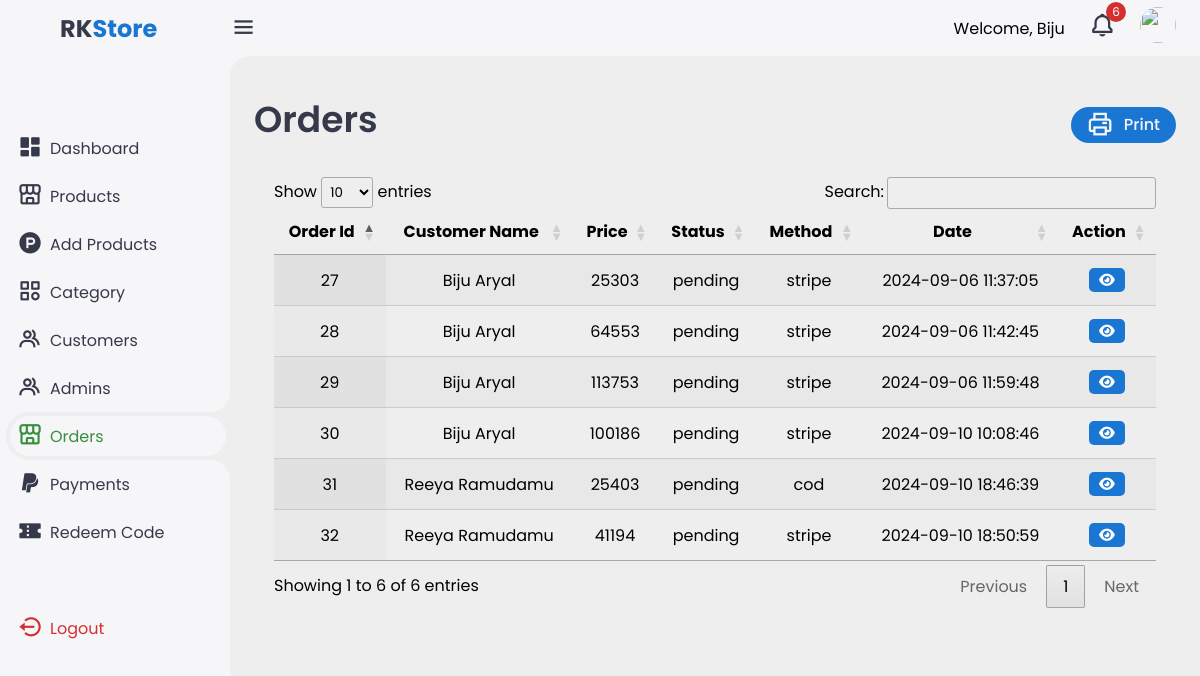
Before: /admin/orders.php (signed in) with the older database file.
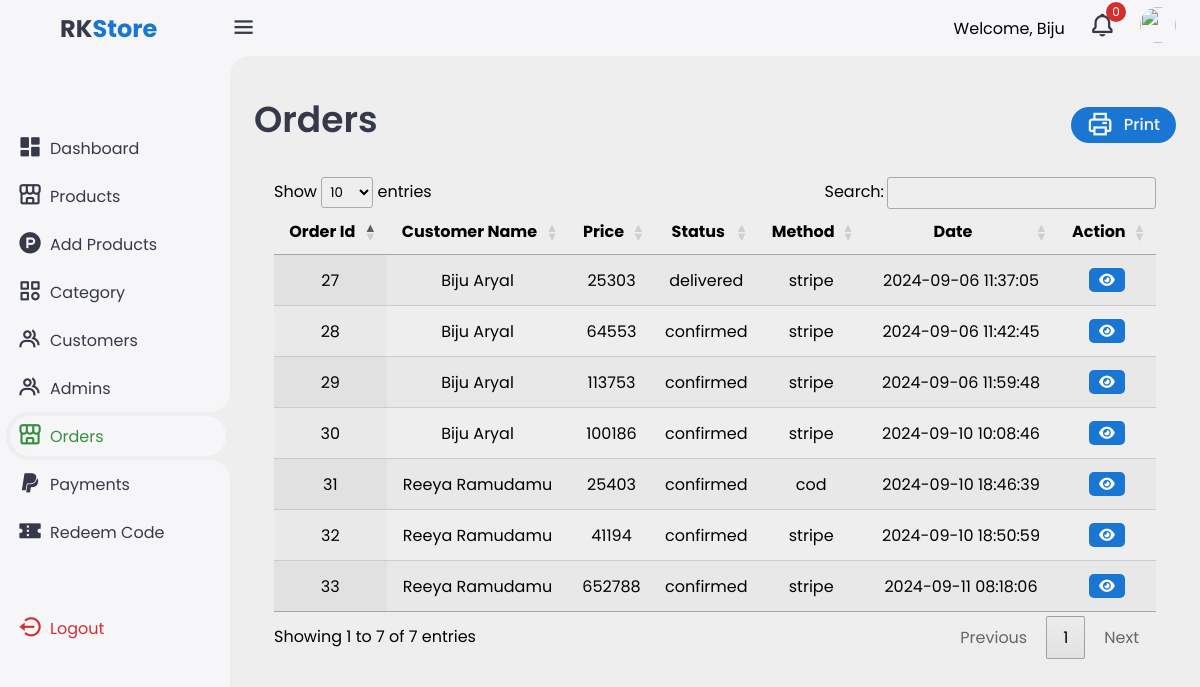
After: the same page with the newer database file.
### tables this page shows
CREATE TABLE `orders` (
  `order_id` int(11) NOT NULL,
  `user_id` int(11) DEFAULT NULL,
  `order_date` timestamp NOT NULL DEFAULT current_timestamp(),
  `status` enum('pending','confirmed','delivered','cancelled','dispatched') DEFAULT 'pending',
  `total_amount` decimal(10,0) NOT NULL,
  `shipping_address` text NOT NULL,
  `billing_address` text NOT NULL,
  `payment_method` varchar(50) DEFAULT NULL,
  `payment_status` enum('paid','pending','failed') DEFAULT 'pending',
  `tracking_number` varchar(100) DEFAULT NULL,
  `created_at` timestamp NOT NULL DEFAULT current_timestamp(),
  `updated_at` timestamp NOT NULL DEFAULT current_timestamp() ON UPDATE current_timestamp()
);

CREATE TABLE `users` (
  `user_id` int(11) NOT NULL,
  `first_name` varchar(50) NOT NULL,
  `last_name` varchar(50) NOT NULL,
  `profile_pic` varchar(255) DEFAULT NULL,
  `email` varchar(100) NOT NULL,
  `password` varchar(255) NOT NULL,
  `phone_number` varchar(15) DEFAULT NULL,
  `address` varchar(255) DEFAULT NULL,
  `street` varchar(255) DEFAULT NULL,
  `apartment` varchar(255) DEFAULT NULL,
  `city` varchar(255) DEFAULT NULL,
  `status` enum('active','disabled') DEFAULT 'active',
  `verification` enum('verified','unverified') DEFAULT 'unverified',
  `verification_token` varchar(255) DEFAULT NULL,
  `created_at` timestamp NULL DEFAULT NULL,
  `updated_at` timestamp NOT NULL DEFAULT current_timestamp() ON UPDATE current_timestamp()
);

### admin/orders.php (the view, shortened to what this page needs)
<?php
include_once("./include/sidebar.php");
include_once('./php/connection.php');
?>
<main>
    <div class="header">
        <div class="left">
            <h1>Orders</h1>
        </div>
        <a href="#" class="report" onclick="printOrders()">
            <i class='bx bx-printer'></i>
            <span>Print</span>
        </a>
    </div>
    <div class="container">
        <?php
        $sql = "SELECT * FROM orders";
        $result = mysqli_query($conn, $sql);
        ?>
        <table id="example" class="display responsive nowrap" style="width:100%;">
            <thead>
                <tr>
                    <th>Order Id</th>
                    <th>Customer Name</th>
                    <th>Price</th>
                    <th>Status</th>
                    <th>Method</th>
                    <th>Date</th>
                    <th>Action</th>
                </tr>
            </thead>
            <tbody>
                <?php
                if (mysqli_num_rows($result) > 0) {
                    while ($row = mysqli_fetch_assoc($result)) {
                        $userId = $row['user_id'];
                        $userSql = "SELECT * FROM users WHERE user_id='$userId'";
                        $rowUser = mysqli_fetch_assoc(mysqli_query($conn,$userSql));
                        echo "<tr>";
                        echo "<td>" . $row['order_id'] . "</td>";
                        echo "<td>" . $rowUser['first_name'] ." ". $rowUser['last_name'] . "</td>";
                        echo "<td>" . $row['total_amount'] . "</td>";
                        echo "<td>" . $row['status'] . "</td>";
                        echo "<td>" . $row['payment_method'] . "</td>";
                        echo "<td>" . $row['order_date'] . "</td>";
                        echo "<td class='actions'>
                         <a href='./view-orders.php?orderId=" . $row['order_id'] . "'><i class='fa fa-eye edit'></i></a>
                      </td>";
                        echo "</tr>";
                    }
                } else {
                    echo "<tr><td colspan='7'>No Orders found</td></tr>";
                }
                ?>
            </tbody>
        </table>
    </div>
</main>
</div>
</body>
</html>

### admin/include/sidebar.php (shortened to what this page needs)
<?php
$connection = mysqli_connect("localhost", "root", "", "rk_db");
?>
<!DOCTYPE html>
<html lang="en">
<head>
    <link href='https://unpkg.com/boxicons@2.1.4/css/boxicons.min.css' rel='stylesheet'>
    <link rel="stylesheet" href="https://cdnjs.cloudflare.com/ajax/libs/font-awesome/6.6.0/css/all.min.css">
    <link rel="stylesheet" href="https://unicons.iconscout.com/release/v3.0.6/css/line.css">
    <link rel="stylesheet" href="./css/style.css">
    <link rel="stylesheet" href="https://cdn.datatables.net/1.10.19/css/jquery.dataTables.min.css">
    <link rel="stylesheet" href="https://cdn.datatables.net/responsive/2.2.3/css/responsive.dataTables.min.css">
</head>
<body>
    <div class="sidebar">
        <a href="#" class="logo">
            <div class="logo-name"><span>RK</span>Store</div>
        </a>
        <ul class="side-menu">
            <li class="active"><a href="index.php"><i class='bx bxs-dashboard'></i>Dashboard</a></li>
            <li><a href="products.php"><i class='bx bx-store-alt'></i>Products</a></li>
            <li><a href="add-product.php"><i class='bx bxl-product-hunt'></i>Add Products</a></li>
            <li><a href="category.php"><i class='bx bx-category'></i>Category</a></li>
            <li><a href="users.php"><i class='bx bx-group'></i>Customers</a></li>
            <li><a href="admin.php"><i class='bx bx-group'></i>Admins</a></li>
            <li><a href="orders.php"><i class='bx bx-store-alt'></i>Orders</a></li>
            <li><a href="payments.php"><i class='bx bxl-paypal'></i>Payments</a></li>
            <li><a href="redeem-code.php"><i class='bx bxs-coupon'></i>Redeem Code</a></li>
        </ul>
        <ul class="side-menu">
            <li>
                <a href="./include/logout.php" class="logout">
                    <i class='bx bx-log-out-circle'></i>
                    Logout
                </a>
            </li>
        </ul>
    </div>
    <div class="content">
        <nav>
            <i class='bx bx-menu'></i>
            <?php
            $sqli = "SELECT * FROM orders WHERE status='pending'";
            $resulti = mysqli_query($connection, $sqli);
            ?>
            <p>Welcome, <?php echo $_SESSION['name']; ?></p>
            <div class="notif">
                <a href="#">
                    <i class='bx bx-bell'></i>
                    <span class="count"><?php echo mysqli_num_rows($resulti); ?></span>
                </a>
            </div>
            <a href="settings.php" class="profile">
                <img src="../logo.png">
            </a>
        </nav>

### admin/css/style.css (style rules this page uses)
:root { --light: #f6f6f9; --primary: #1976d2; --light-primary: #cfe8ff; --grey: #eee; --dark-grey: #aaaaaa; --dark: #363949; --danger: #d32f2f; --light-danger: #fecdd3; --warning: #fbc02d; --light-warning: #fff2c6; --success: #388e3c; --light-success: #bbf7d0; }
* { margin: 0; padding: 0; box-sizing: border-box; font-family: "Poppins", sans-serif; }
.bx { font-size: 1.7rem; }
a { text-decoration: none; }
li { list-style: none; }
html { overflow-x: hidden; }
body { background: var(--grey); overflow-x: hidden; }
.sidebar { position: fixed; top: 0; left: 0; background: var(--light); width: 230px; height: 100%; z-index: 2000; overflow-x: hidden; scrollbar-width: none; transition: all 0.3s ease; }
.sidebar .logo { font-size: 24px; font-weight: 700; height: 56px; display: flex; align-items: center; color: var(--primary); z-index: 500; padding-bottom: 20px; box-sizing: content-box; }
.sidebar .logo .logo-name span { color: var(--dark); }
.sidebar .side-menu { width: 100%; margin-top: 48px; }
.sidebar .side-menu li { height: 48px; background: transparent; margin-left: 6px; border-radius: 48px 0 0 48px; padding: 4px; }
.sidebar .side-menu li.active { background: var(--grey); position: relative; }
.sidebar .side-menu li.active::before { content: ""; position: absolute; width: 40px; height: 40px; border-radius: 50%; top: -40px; right: 0; box-shadow: 20px 20px 0 var(--grey); z-index: -1; }
.sidebar .side-menu li.active::after { content: ""; position: absolute; width: 40px; height: 40px; border-radius: 50%; bottom: -40px; right: 0; box-shadow: 20px -20px 0 var(--grey); z-index: -1; }
.sidebar .side-menu li a { width: 100%; height: 100%; background: var(--light); display: flex; align-items: center; border-radius: 48px; font-size: 16px; color: var(--dark); white-space: nowrap; overflow-x: hidden; transition: all 0.3s ease; }
.sidebar .side-menu li.active a { color: var(--success); }
.sidebar .side-menu li a .bx { min-width: calc(60px - ((4px + 6px) * 2)); display: flex; font-size: 1.6rem; justify-content: center; }
.sidebar .side-menu li a.logout { color: var(--danger); }
.content { position: relative; width: calc(100% - 230px); left: 230px; transition: all 0.3s ease; }
.content nav { height: 56px; background: var(--light); padding: 0 24px 0 0; display: flex; align-items: center; grid-gap: 24px; position: sticky; top: 0; left: 0; z-index: 1000; }
.content nav::before { content: ""; position: absolute; width: 40px; height: 40px; bottom: -40px; left: 0; border-radius: 50%; box-shadow: -20px -20px 0 var(--light); }
.content nav a { color: var(--dark); }
.content nav .bx.bx-menu { cursor: pointer; color: var(--dark); }
.notif { position: relative; display: inline-block; }
.count { background-color: var(--danger); color: white; border-radius: 50%; display: flex; justify-content: center; align-items: center; height: 20px; width: 20px; font-size: 12px; position: absolute; top: -10px; right: -10px; }
.content nav .profile img { width: 36px; height: 36px; object-fit: cover; border-radius: 50%; }
.content main { width: 100%; padding: 36px 24px; max-height: calc(100vh - 56px); }
.content main .header { display: flex; align-items: center; justify-content: space-between; grid-gap: 16px; flex-wrap: wrap; }
.content main .header .left h1 { font-size: 36px; font-weight: 600; margin-bottom: 10px; color: var(--dark); }
.content main .header .report { height: 36px; padding: 0 16px; border-radius: 36px; background: var(--primary); color: var(--light); display: flex; align-items: center; justify-content: center; grid-gap: 10px; font-weight: 500; }
#example tr td { text-align: center; }
#example tr th { text-align: center; }
.actions { display: flex; justify-content: center; gap: 5px; }
.container { padding: 20px; }
#example .actions i { color: white ; }
.delete,.edit { font-size: 14px; display: flex; align-items: center; justify-content: center; cursor: pointer; border-radius: 5px; margin: 5px; }
.edit { background: var(--primary); padding: 5px 10px; color:white; }

Changed rows visible on the page:
changed orders id 27: status "pending" → "delivered"
changed orders id 28: status "pending" → "confirmed"
changed orders id 29: status "pending" → "confirmed"
changed orders id 30: status "pending" → "confirmed"
changed orders "cod": status "pending" → "confirmed"
changed orders id 32: status "pending" → "confirmed"
added orders: order_id "33", user.first_name "Reeya", user.last_name "Ramudamu", total_amount "652788", status "confirmed", payment_method "stripe", order_date "2024-09-11 08:18:06"
Other visible differences:
mysqli_num_rows($resulti): "6" → "0"
text written by a page script: "Show entries Search: Showing 1 to 6 of 6 entries Previous 1 Next" → "Show entries Search: Showing 1 to 7 of 7 entries Previous 1 Next"
